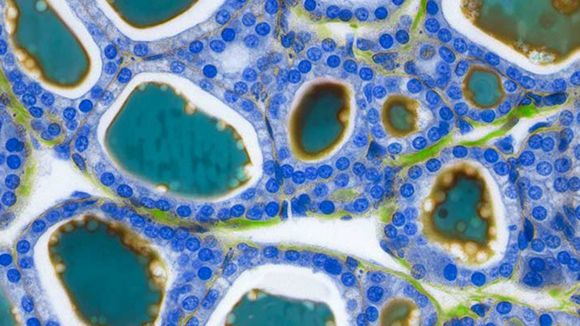
//> input picture Images/Microbe.jpg, 580 x 326 px
$ ./Assignment10   (built with g++ and OpenCV 4)
//> lines starting //> are read from the running program, lines starting //| are printed output that depends on the picture; after the words box and inside, x2 and y2 are one past the last pixel; in counts of white or black regions, pixels touching at a corner belong together
#include <opencv2/opencv.hpp>

// Binarize a grayscale image (q10)
static void binarize(int threshval, void*) {
//> called with threshval = 127
    cv::Mat image = cv::imread("../Images/Microbe.jpg", cv::IMREAD_GRAYSCALE);
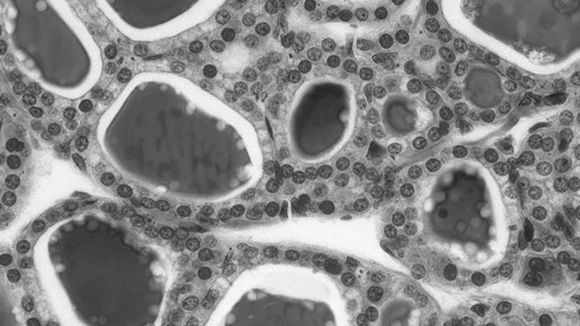
//> image: 326 rows x 580 cols, CV_8UC1; min 27, max 255, mean 136.1
    cv::Mat binarized_img;

    // Binarize the input image
    cv::threshold(image, binarized_img, threshval, 255, cv::THRESH_BINARY);
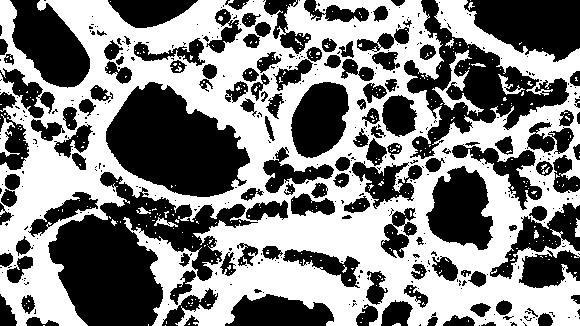
//> binarized_img: 326 rows x 580 cols, CV_8UC1; 51% white; 447 black regions (317 under 20 px), largest, box (x1, y1, x2, y2) and area: (48, 172, 258, 326) 14074, (106, 82, 250, 197) 10558, (404, 0, 569, 159) 8056
    cv::imshow("binarized image", binarized_img);
}

int main() {
    const int max_trackbar_value = 255;
    int current_threshold = 127;

    cv::namedWindow("binarized image", 1);
    // Create trackbar
    cv::createTrackbar("threshold", "binarized image", &current_threshold, max_trackbar_value, binarize);
    binarize(current_threshold, nullptr);

    cv::waitKey(0);
    return 0;
}
